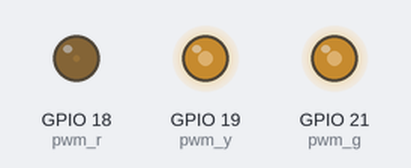
Recording of a program running on a simulated ESP32 board running MicroPython. Parts: output pins drawn as LEDs (lit = HIGH). What the program prints to the serial console is not drawn.

Above: at 0.05 s.
At 1.85 s:
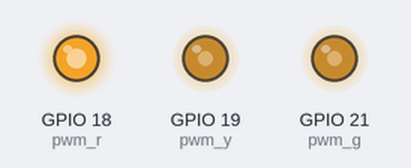
At 3.1 s:
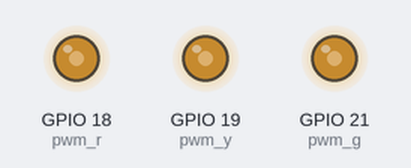
At 6.2 s:
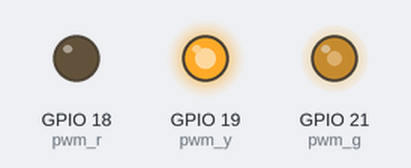
At 9.3 s:
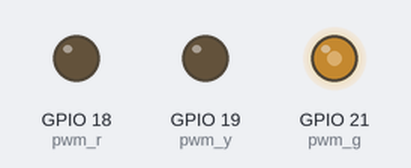
At 12.4 s:
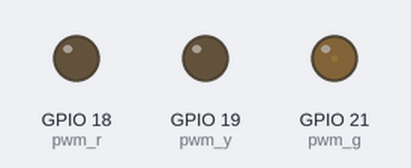
Timing chart, 0 to 16.2 s (numbered marks = the images above):
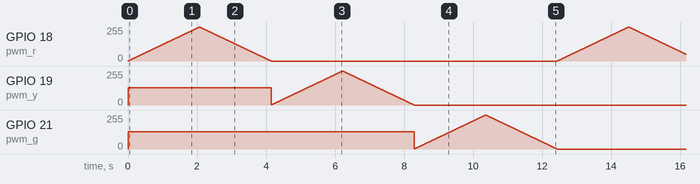

The program:

02-5.py
```python
# 實驗 #2-5：從左到右的呼吸燈效果
# 執行環境：MicroPython v1.24.0 on ESP32-DevKitC

import machine
import time

# --- 硬體接線設定 ---
# 紅燈 (R): GPIO18
# 黃燈 (Y): GPIO19
# 綠燈 (G): GPIO21

# --- 初始化 PWM 物件 ---
# 設定 PWM 頻率為 1000 Hz，可避免人眼可見的閃爍
# ESP32 的 PWM duty 解析度為 10-bit，範圍是 0 (全暗) 到 1023 (全亮)
try:
    pwm_r = machine.PWM(machine.Pin(18), freq=1000)
    pwm_y = machine.PWM(machine.Pin(19), freq=1000)
    pwm_g = machine.PWM(machine.Pin(21), freq=1000)
except ValueError as e:
    print(f"錯誤：無法初始化 PWM。請檢查 GPIO 接腳是否支援 PWM。 ({e})")
    # 如果初始化失敗，可以選擇退出或用其他方式處理
    # 在 Thonny 中，通常可以直接停止程式
    raise SystemExit

def breathe(pwm_led, speed_ms=2):
    """
    讓指定的 LED 完成一次呼吸（漸亮 -> 漸暗）
    :param pwm_led: 要控制的 machine.PWM 物件
    :param speed_ms: 每一步亮度變化的延遲時間（毫秒），數值越小呼吸越快
    """
    # 漸亮 (Fade In)
    # 將 duty cycle 從 0 (暗) 增加到 1023 (最亮)
    for i in range(0, 1024):
        pwm_led.duty(i)
        time.sleep_ms(speed_ms)

    # 漸暗 (Fade Out)
    # 將 duty cycle 從 1023 (最亮) 減少到 0 (暗)
    for i in range(1023, -1, -1):
        pwm_led.duty(i)
        time.sleep_ms(speed_ms)

# --- 主程式 ---
# 使用 try...finally 結構確保程式被中斷時能正確關閉 PWM
try:
    print("程式開始：從左到右的呼吸燈效果")
    print("按下 Ctrl+C 可中斷程式。")

    while True:
        # 1. 紅燈呼吸
        print("紅燈 (R) 呼吸...")
        breathe(pwm_r)

        # 2. 黃燈呼吸
        print("黃燈 (Y) 呼吸...")
        breathe(pwm_y)

        # 3. 綠燈呼吸
        print("綠燈 (G) 呼吸...")
        breathe(pwm_g)

except KeyboardInterrupt:
    print("程式被使用者中斷。")

finally:
    # 程式結束或中斷時，關閉所有 PWM 輸出以釋放資源
    print("正在清理資源...")
    pwm_r.deinit()
    pwm_y.deinit()
    pwm_g.deinit()
    print("PWM 已關閉，程式結束。")
```
